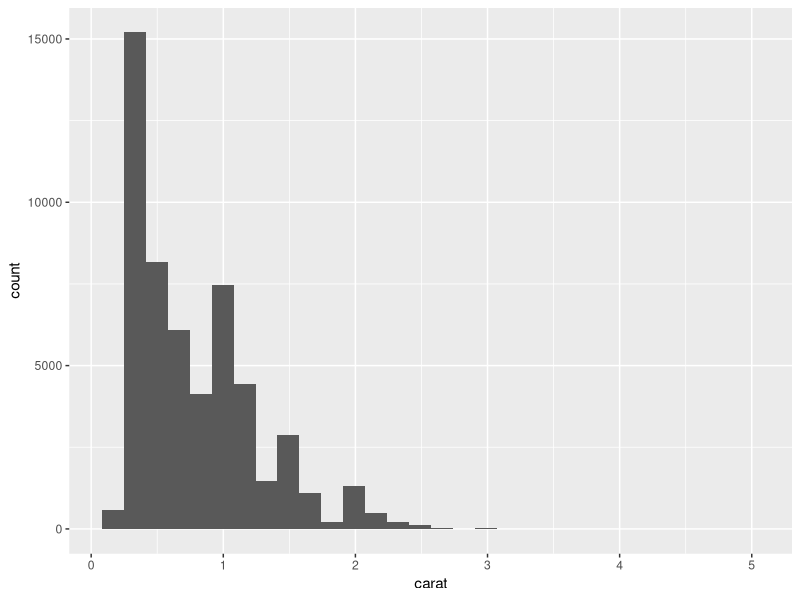
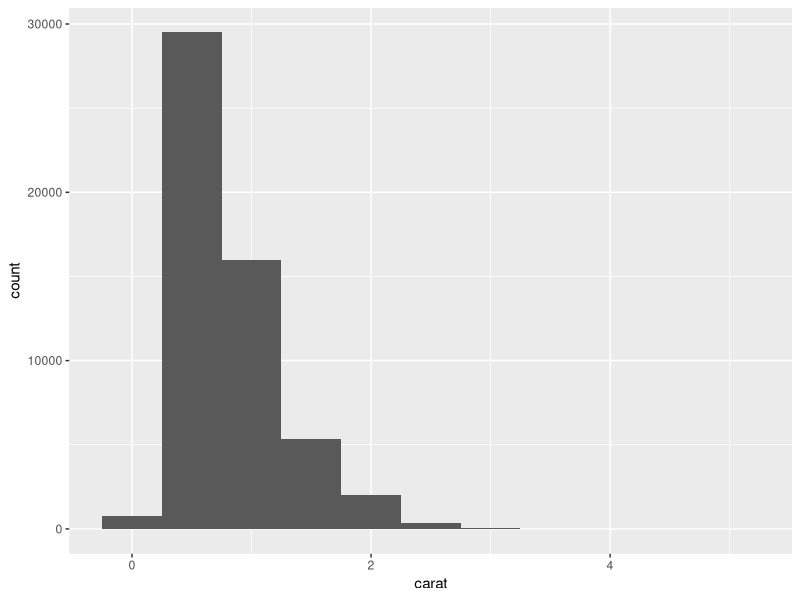
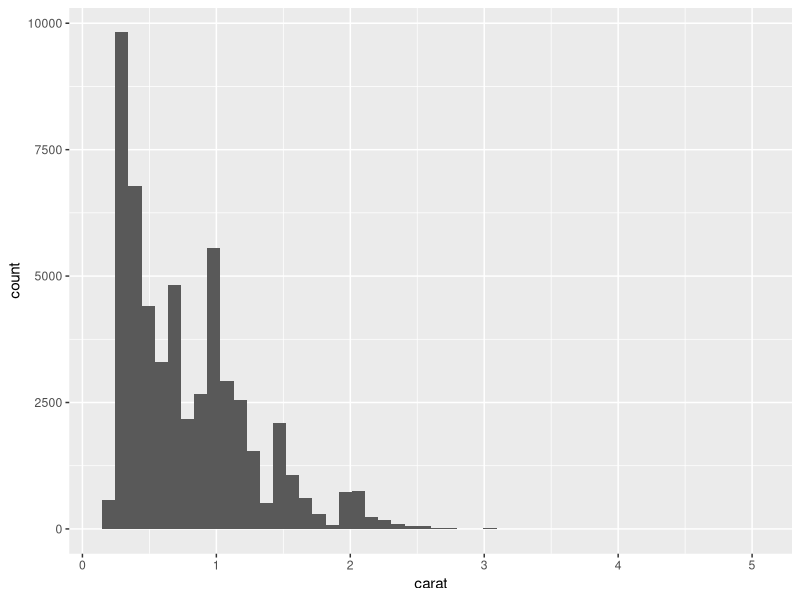
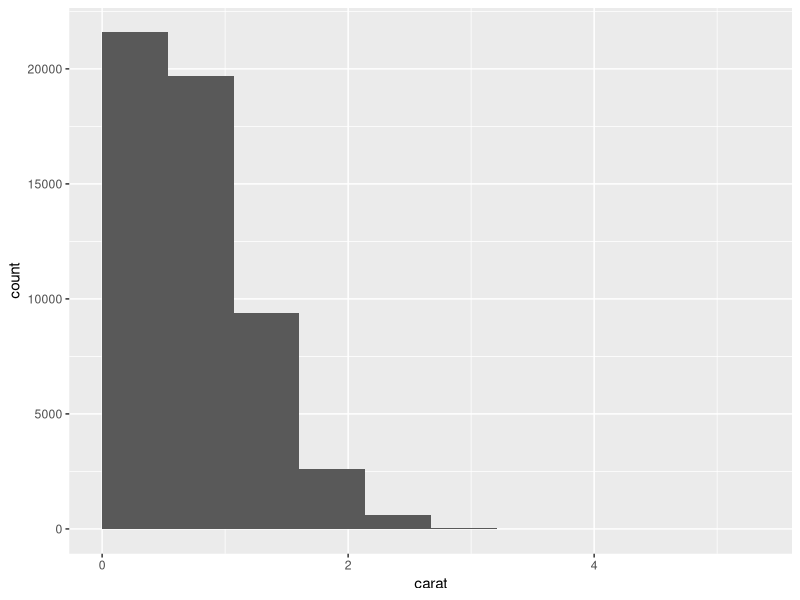
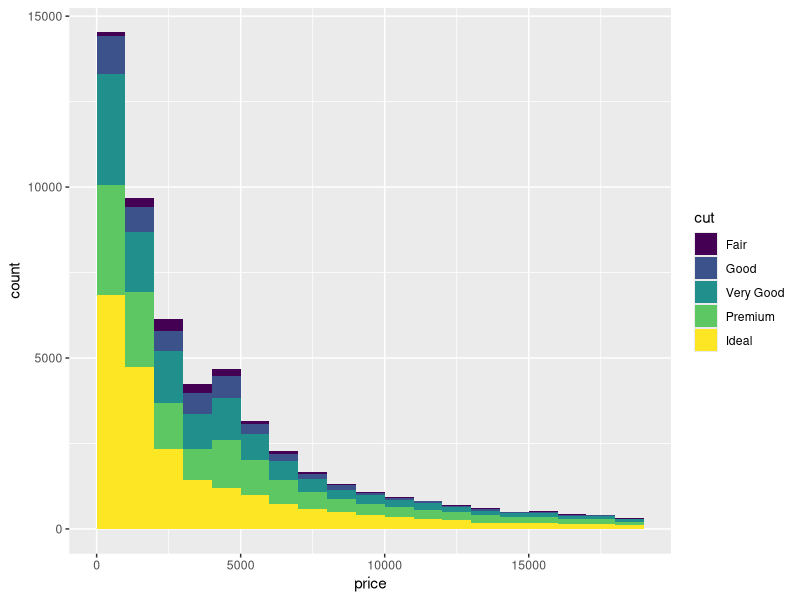
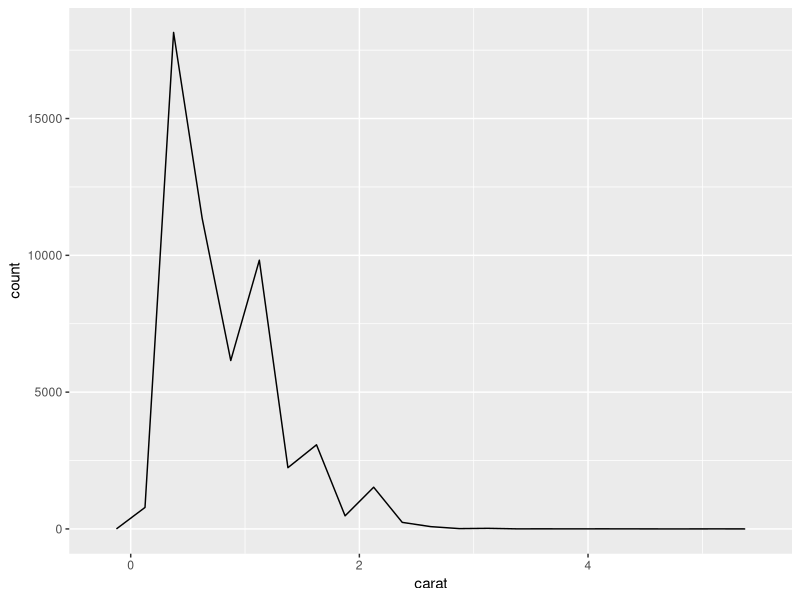
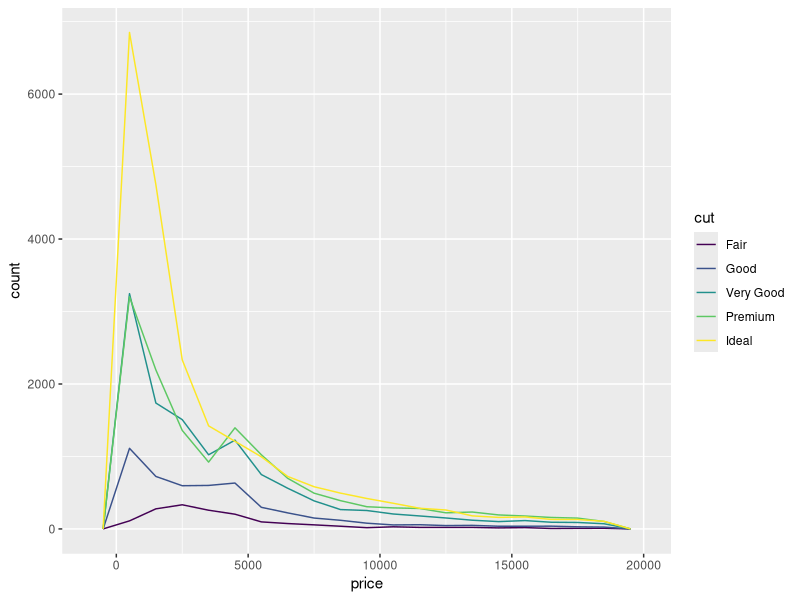
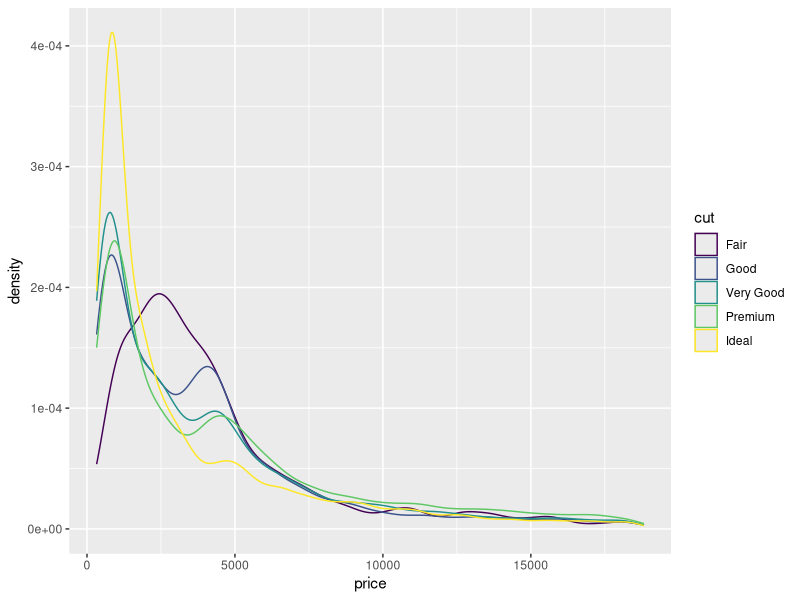

Write the R code that produced these figures, in order.
## ---- chunk 1
knitr::opts_chunk$set(echo = TRUE)
## ---- chunk 2
library(ggplot2)
ggplot(data = diamonds) +
  geom_histogram(mapping = aes(x = carat))
## ---- chunk 3
ggplot(data = diamonds) +
  geom_histogram(mapping = aes(x = carat), binwidth = 0.5)
## ---- chunk 4
ggplot(data = diamonds) +
  geom_histogram(mapping = aes(x = carat), bins = 50)
## ---- chunk 5
ggplot(data = diamonds) +
  geom_histogram(mapping = aes(x = carat), bins = 10, boundary = 0)
## ---- chunk 6
ggplot(data = diamonds) +
  geom_histogram(mapping = aes(x = price, fill = cut), binwidth = 1000, boundary = 0)
## ---- chunk 7
ggplot(data = diamonds) +
  geom_freqpoly(mapping = aes(x = carat), binwidth = 0.25, boundary = 0)
## ---- chunk 8
ggplot(data = diamonds) +
  geom_freqpoly(mapping = aes(x = price, color = cut), binwidth = 1000, boundary = 0)
## ---- chunk 9
ggplot(data = diamonds) +
  geom_density(mapping = aes(x = price, color = cut))
## ---- chunk 10
ggplot(data = mpg) +
  geom_dotplot(mapping = aes(x = displ), dotsize = 0.5, stackdir = "up", stackratio = 1.1)
## ---- chunk 11
ggplot(data = diamonds) +
  geom_histogram(mapping = aes(x = price, fill = cut), binwidth = 1000, boundary = 0) +
  facet_wrap( ~cut)
